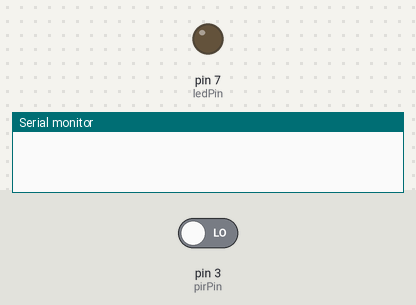
Bench run of a sketch on a simulated Arduino Uno, built with avr-gcc and run on an emulated ATmega328P. Parts: output pins drawn as LEDs (lit = HIGH), the last lines printed to the serial monitor. Inputs (shaded band) come from the test bench; at power-on: pin 3 (pirPin) LOW.

Above: at 1.2 s.
1.3 s: pin 3 (pirPin) driven HIGH
At 2.1 s:
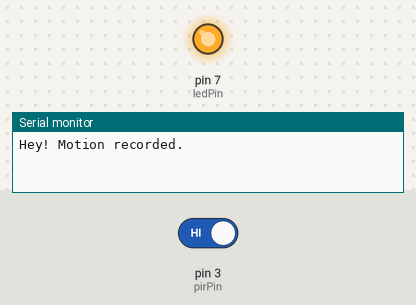
2.8 s: pin 3 (pirPin) driven LOW
At 3.2 s:
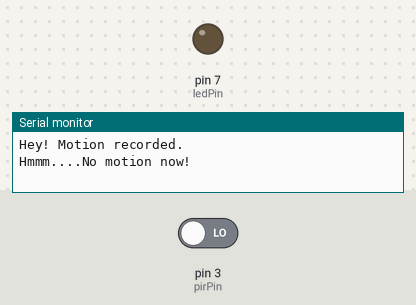
Timing chart, 0 to 5.8 s (numbered marks = the images above; inputs shaded):
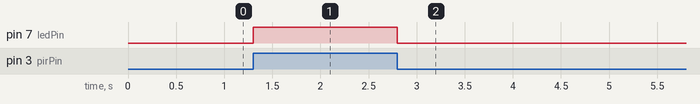

The sketch:

passive_IR.ino
```cpp
int ledPin = 7;
int pirPin = 3;

int pirValue = 0;
int pirState = LOW;

void setup()
{
Serial.begin(9600);
pinMode(ledPin, OUTPUT);
pinMode(pirPin, INPUT);
}

void loop()
{
pirValue = digitalRead(pirPin);

if (pirValue == HIGH)
{
    digitalWrite(ledPin, HIGH);
    if (pirState == LOW)
    {
    Serial.println("Hey! Motion recorded.");
    pirState = HIGH;
    }
}
else
{
digitalWrite(ledPin, LOW);

if(pirState == HIGH){
Serial.println("Hmmm....No motion now!");
pirState = LOW;
}
}
}
```

Measured:
- after the input at 1.3 s, pin 7 (ledPin): LOW → HIGH at once
- after the input at 2.8 s, pin 7 (ledPin): HIGH → LOW at once
